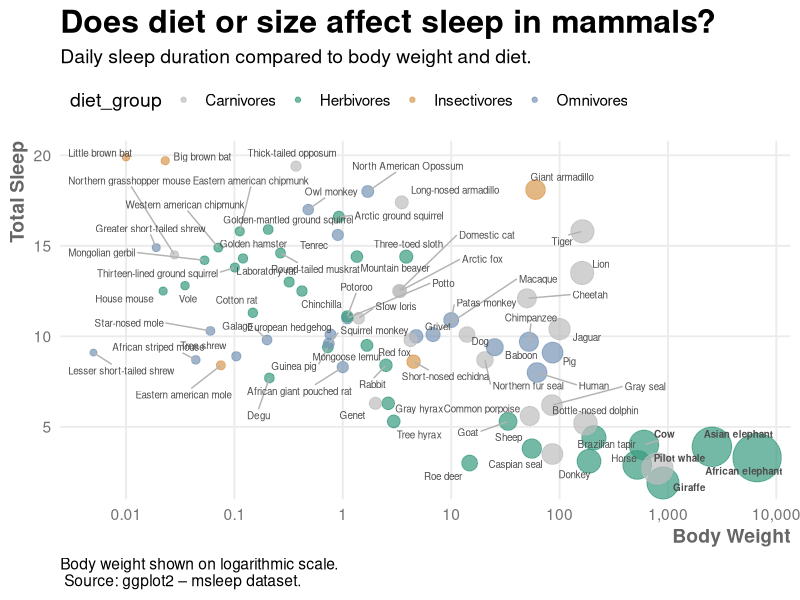

Write R code to recreate this figure.
# Making an infographics 

#Loading the packages 
library(ggplot2)
library(dplyr)
library(ggrepel) # Needed for not having the names overlap

# Prepare and clear the data
sleep_data = msleep |>
  filter(
    !is.na(bodywt), !is.na(sleep_total), !is.na(vore), bodywt > 0 ) |>  # CLean the data for NA and irrelevant values
  mutate(
    diet_group = case_when(
      vore == "carni" ~ "Carnivores", vore == "herbi" ~ "Herbivores",
      vore == "omni" ~ "Omnivores", vore == "insecti" ~ "Insectivores"  # Group them into dietary preferances
    )
  )

# Set the colors (Using HEX)
default_colors = c(
  "Herbivores" = "#399B7E", "Carnivores" = "#BDBDBD",
  "Omnivores" = "#7795B6", "Insectivores" = "#D89A50")

# Read colours supplied through command-line arguments
arguments = commandArgs(trailingOnly = TRUE)

# Use supplied colours if provided, otherwise use defaults
if (length(arguments) == 4) {
  set_manual_colors = setNames(arguments, names(default_colors))} else {
  set_manual_colors = default_colors}

# Identify the five biggest animals
biggest_animals = sleep_data |> 
  slice_max(bodywt, n = 5) # Select row based on highest calue in column


p = ggplot(
  sleep_data,
  aes(
    x = bodywt,
    y = sleep_total
  )
) +
  
  geom_point(aes(size = bodywt, colour = diet_group), alpha = 0.70) + # Customizing the points (dots)

  # Adding names and preventing them from overlapping 
  geom_text_repel(data = sleep_data,
                  aes(label = name, fontface = if_else(name %in% biggest_animals$name, "bold", "plain")), # Highlight the selected
    size = 2.5, colour = "grey30", box.padding = 0.4,
    max.overlaps = Inf, segment.colour = "grey70") +
  
  scale_colour_manual(values = set_manual_colors) + # Apply the manually set colours
  
  scale_size_continuous( range = c(2, 16), trans = "sqrt", guide = "none") + # Control the size of the points (generally make them bigger)
  
  scale_x_log10(breaks = c(0.01, 0.1, 1, 10, 100, 1000, 10000),
                labels = c("0.01", "0.1", "1", "10", "100", "1,000", "10,000")) + # Make it a logarithmic scale on x-axis
  
  # Adding Title and texts
  labs(title = "Does diet or size affect sleep in mammals?", 
    subtitle = paste("Daily sleep duration compared to body weight and diet."),
    x = "Body Weight", y = "Total Sleep",
    caption = paste("Body weight shown on logarithmic scale.\n", 
                    "Source: ggplot2 – msleep dataset.")) +
  
  theme_minimal(base_size = 14) + # Set the theme (background white with grid)
  
  # Adjusting the look of the plot
  theme(
    # Adjustments for title and subtitle
    plot.title = element_text(size = 23, face = "bold"),
    plot.subtitle = element_text(size = 14),
    
    # Adjustment for axis title and text
    axis.title = element_text(face = "bold", colour = "grey40"), 
    axis.title.x = element_text(hjust = 1),
    axis.title.y = element_text(hjust = 1),
    axis.text = element_text(colour = "grey45"),
    
    panel.grid.minor = element_blank(), # Clean up the grid
    
    legend.position = "top", legend.justification = "left", legend.text = element_text(size = 11),
    
    plot.caption = element_text(hjust = 0)) # Position the caption

# Save the plot as PNG
ggsave(
  filename = "mammal_sleep.png",
  plot = p,
  width = 16,
  height = 12,
  dpi = 300,
  bg = "white"
)
